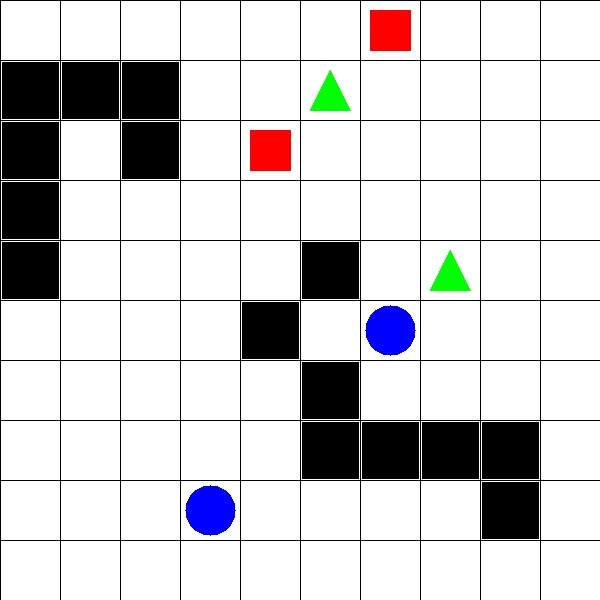
#> input picture task2_lm_set4/set-4/2. Task_Description/test_images/test_image3.jpg, 600 x 600 px
$ python detect_object.py   (Python 2 division)
#> lines starting #> are read from the running program, lines starting #| are printed output that depends on the picture; after the words box and inside, x2 and y2 are one past the last pixel; in counts of white or black regions, pixels touching at a corner belong together
import cv2
import numpy as np

def main(board_filepath):
#> called with board_filepath = 'test_images/test_image3.jpg'
    board_objects = []		# List to store output of board -- DO NOT CHANGE VARIABLE NAME
    output_list = []		# List to store final output 	-- DO NOT CHANGE VARIABLE NAME

    def sort1(l=[]):
        import math as m
        k=sorted(l)
        d=dict()
        h=0
        li=[]
        for i in k:
            li.append(tuple(i))

        for i in range(int(m.sqrt(len(l)))):
            for j in range(int(m.sqrt(len(l)))):
                d[li[h]]=[i+1,j+1,li[h][2]]
                h+=1
        s=[]
        for i in range(len(l)):
            s.append(d[li[i]])
        return(s)

    def find_shape(c):

        peri = cv2.arcLength(c, True)
        approx = cv2.approxPolyDP(c, 0.04 * peri, True)
        if len(approx) == 3:
            shape = "Triangle"
        elif len(approx) == 4:
            shape = "4-sided"
        else:
            shape = "Circle"
        return shape

    def detect_color(px):
            if px[0]>240 and px[1]<10 and px[2]<10:
                    return "blue"
            elif px[0]<10 and px[1]<10 and px[2]>240:
                    return "red"
            elif px[0]<10 and px[1]>240 and px[2]<10:
                    return "green"
            elif px[0]<10 and px[1]>240 and px[2]>240:
                    return "yellow"

    image_board = cv2.imread(board_filepath)
#> image_board is the input picture: shape (600, 600, 3); mean B, G, R 208.3, 206.9, 208
    image_board_gray=cv2.cvtColor(image_board,cv2.COLOR_BGR2GRAY)
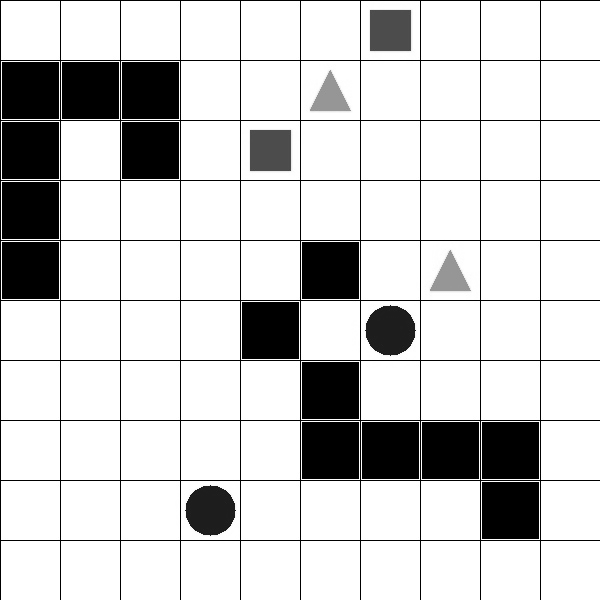
#> image_board_gray: shape (600, 600); min 0, max 255, mean 207.4
    cv2.imshow("gray",image_board_gray)
    image_board_inrange=cv2.inRange(image_board_gray,200,255)
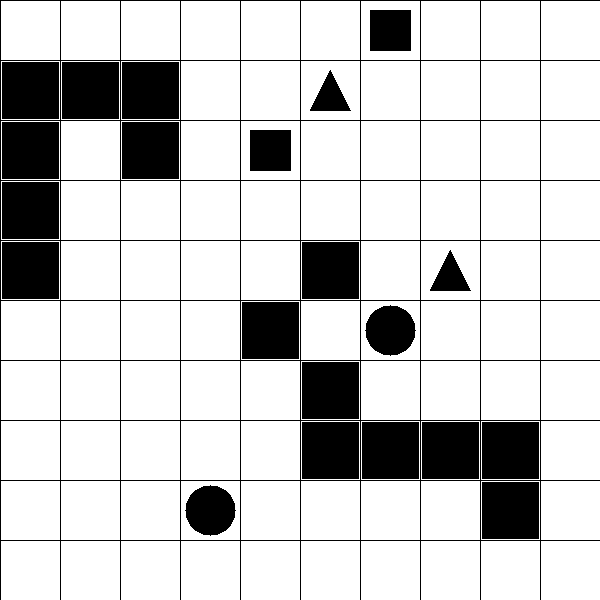
#> image_board_inrange: shape (600, 600); 80.7% white; 22 black regions
    cv2.imshow("board",image_board_inrange)

    cnts_b = cv2.findContours(image_board_inrange.copy(),cv2.RETR_TREE ,cv2.CHAIN_APPROX_SIMPLE)
#> cnts_b = 121 contours; largest, box (x1, y1, x2, y2) and area: (541, 541, 600, 600) 3364, (481, 541, 540, 600) 3364, (421, 541, 480, 600) 3364, (361, 541, 420, 600) 3364, (301, 541, 360, 600) 3364
    cnts_b = cnts_b[0]
    cnts_b1,heirarchy_b = cv2.findContours(image_board_inrange.copy(),cv2.RETR_TREE,cv2.CHAIN_APPROX_SIMPLE)
#> cnts_b1 has the same summary as cnts_b
    cv2.drawContours(image_board, cnts_b,-1, (206, 255, 39), 1)
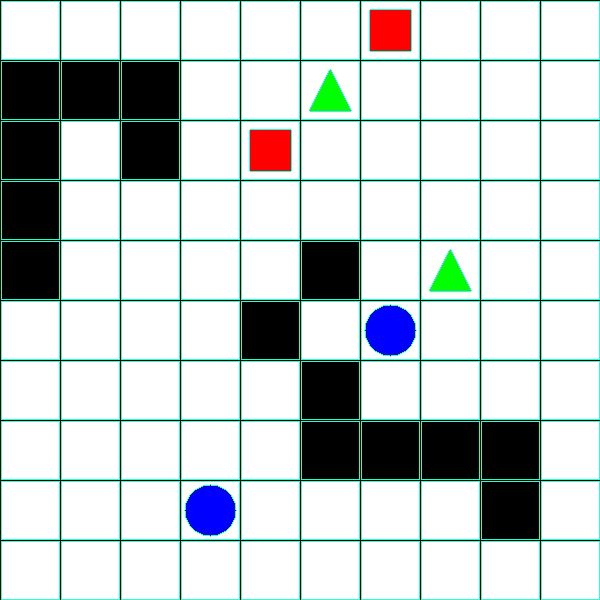
#> image_board: shape (600, 600, 3); 6.68% of pixels changed, all inside (x1, y1, x2, y2) = (1, 1, 600, 600)

    cnts_b1 = cnts_b1[0]
#> cnts_b1 = [[541, 541], [541, 599], [599, 599], [599, 541]]
    #print heirarchy_b[0]
    l_board=[]
    for j in range(0,len(heirarchy_b[0])):
        if heirarchy_b[0][j][3]==-1:
            c = cnts_b[j]
            M = cv2.moments(c)
            cX = int((M['m10'] / M['m00']))
            cY = int((M['m01'] / M['m00']))
            if heirarchy_b[0][j][2]!=-1:
                cv2.putText(image_board,str(j), (cX, cY), cv2.FONT_ITALIC,0.5, (0,0,0), 2)
            l_board.append([cX,cY,heirarchy_b[0][j][2]])
#> this loop made 121 passes
#> (c, cX, cY) on passes 1 to 11: ([[541, 541], [541, 599], [599, 599], [599, 541]], 570, 570), ([[481, 541], [481, 599], [539, 599], [539, 541]], 510, 570), ([[421, 541], [421, 599], [479, 599], [479, 541]], 450, 570), ([[361, 541], [361, 599], [419, 599], [419, 541]], 390, 570), ([[301, 541], [301, 599], [359, 599], [359, 541]], 330, 570), ([[241, 541], [241, 599], [299, 599], [299, 541]], 270, 570), ([[181, 541], [181, 599], [239, 599], [239, 541]], 210, 570), ([[121, 541], [121, 599], [179, 599], [179, 541]], 150, 570), ([[61, 541], [61, 599], [119, 599], [119, 541]], 90, 570), ([[1, 541], [1, 599], [59, 599], [59, 541]], 30, 570), ([[541, 481], [541, 539], [599, 539], [599, 481]], 570, 510)
#> c on pass 111: [[541, 1], [541, 59], [599, 59], [599, 1]]
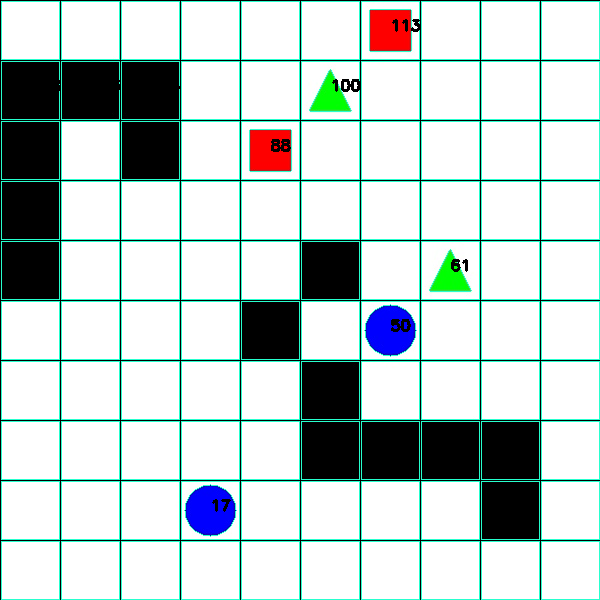
#> image_board: shape (600, 600, 3); 0.28% of pixels changed, all inside (x1, y1, x2, y2) = (59, 19, 468, 512)
#> after the loop, l_board = 100 items, first 6: [570, 570, -1], [510, 570, -1], [450, 570, -1], [390, 570, -1], [330, 570, -1], [270, 570, -1]
    l_board=sort1(l_board)
#> in sort1, `k=sorted(l)`: k = 100 items, first 6: [30, 30, -1], [30, 90, 109], [30, 150, 95], [30, 210, 82], [30, 270, 71], [30, 330, -1]
#> the loop in sort1, `for i in k:` made 100 passes
#> i on passes 1 to 12: [30, 30, -1], [30, 90, 109], [30, 150, 95], [30, 210, 82], [30, 270, 71], [30, 330, -1], [30, 390, -1], [30, 450, -1], [30, 510, -1], [30, 570, -1], [90, 30, -1], [90, 90, 107]
#> after the loop in sort1, `for i in k:`: li = 100 items, first 6: (30, 30, -1), (30, 90, 109), (30, 150, 95), (30, 210, 82), (30, 270, 71), (30, 330, -1)
#> the loop in sort1, `for i in range(int(m.sqrt(len(l)))):` made 10 passes
#> after the loop in sort1, `for i in range(int(m.sqrt(len(l)))):`: d = 100 items; h = 100
#> the loop in sort1, `for i in range(len(l)):` made 100 passes
#> after the loop in sort1, `for i in range(len(l)):`: s = 100 items, first 6: [1, 1, -1], [1, 2, 109], [1, 3, 95], [1, 4, 82], [1, 5, 71], [1, 6, -1]
#> l_board has the same summary as s in sort1
    output_object=[]
    for j in range(0,len(l_board)):
        if l_board[j][2]!=-1:
            output_object.append((l_board[j][0],l_board[j][1]))
#> this loop made 100 passes
#> after the loop, output_object = [(1, 2), (1, 3), (1, 4), (1, 5), (2, 2), (3, 2), (3, 3), (4, 9), (5, 3), (5, 6), (6, 2), (6, 5), (6, 7), (6, 8), (7, 1), (7, 6), (7, 8), (8, 5), (8, 8), (9, 8), (9, 9)]
    print output_object
#| [(1, 2), (1, 3), (1, 4), (1, 5), (2, 2), (3, 2), (3, 3), (4, 9), (5, 3), (5, 6), (6, 2), (6, 5), (6, 7), (6, 8), (7, 1), (7, 6), (7, 8), (8, 5), (8, 8), (9, 8), (9, 9)]
    cv2.imshow("contour",image_board)
    #print l_board
if __name__ == '__main__':
    board_filepath = "test_images/test_image3.jpg"
    main(board_filepath)

cv2.waitKey(0)

$ run again, with task2_lm_set4/set-4/2. Task_Description/test_images/test_image1.jpg copied over task2_lm_set4/set-4/2. Task_Description/test_images/test_image3.jpg
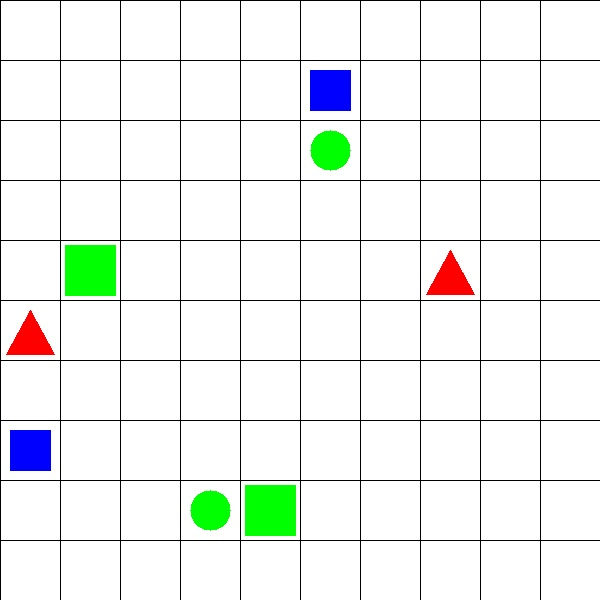
#> input picture task2_lm_set4/set-4/2. Task_Description/test_images/test_image1.jpg, 600 x 600 px
#> in main, image_board is the input picture: shape (600, 600, 3); mean B, G, R 239.4, 242.5, 238.6
#> in main, `image_board_inrange=cv2.inRange(image_board_gray,200,255)`:
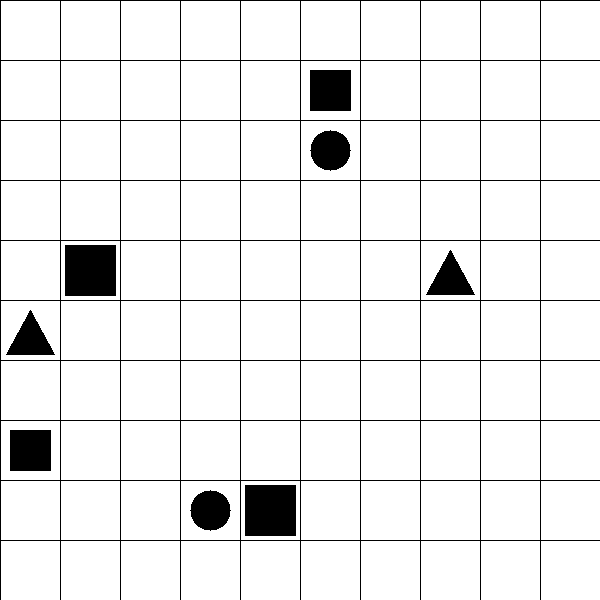
#> image_board_inrange: shape (600, 600); 93% white; 9 black regions
#> cnts_b = 108 contours; largest, box (x1, y1, x2, y2) and area: (541, 541, 600, 600) 3364, (481, 541, 540, 600) 3364, (421, 541, 480, 600) 3364, (361, 541, 420, 600) 3364, (301, 541, 360, 600) 3364
#> in main, `cnts_b1,heirarchy_b = cv2.findContours(image_board_inrange.copy(),cv2...`: cnts_b1 has the same summary as cnts_b
#> in main, `cnts_b1 = cnts_b1[0]`: cnts_b1 = [[541, 541], [541, 599], [599, 599], [599, 541]]
#> the loop in main, `for j in range(0,len(heirarchy_b[0])):` made 108 passes
#> (c, cX, cY) on passes 1 to 7: ([[541, 541], [541, 599], [599, 599], [599, 541]], 570, 570), ([[481, 541], [481, 599], [539, 599], [539, 541]], 510, 570), ([[421, 541], [421, 599], [479, 599], [479, 541]], 450, 570), ([[361, 541], [361, 599], [419, 599], [419, 541]], 390, 570), ([[301, 541], [301, 599], [359, 599], [359, 541]], 330, 570), ([[241, 541], [241, 599], [299, 599], [299, 541]], 270, 570), ([[181, 541], [181, 599], [239, 599], [239, 541]], 210, 570)
#> after the loop in main, `for j in range(0,len(heirarchy_b[0])):`:
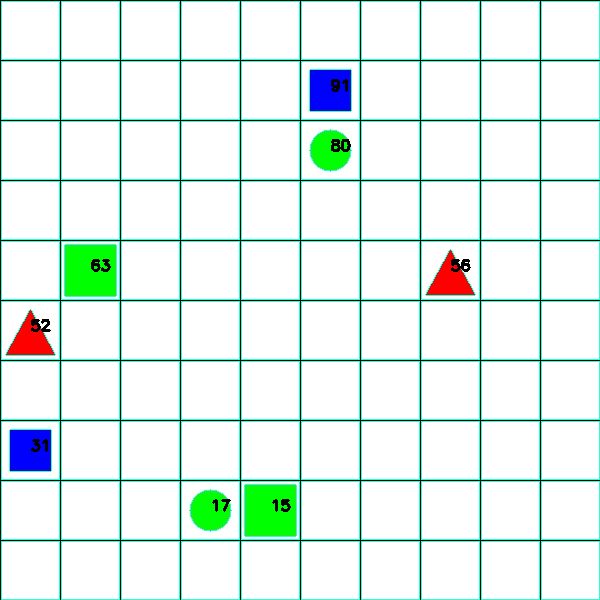
#> image_board: shape (600, 600, 3); mean B, G, R 235.9, 242, 223.8
#> after the loop in main, `for j in range(0,len(heirarchy_b[0])):`: l_board = 100 items, first 6: [570, 570, -1], [510, 570, -1], [450, 570, -1], [390, 570, -1], [330, 570, -1], [270, 570, -1]
#> k = 100 items, first 6: [30, 30, -1], [30, 90, -1], [30, 150, -1], [30, 210, -1], [30, 270, -1], [30, 330, 53]
#> the loop in sort1, `for i in k:` made 100 passes
#> after the loop in sort1, `for i in k:`: li = 100 items, first 6: (30, 30, -1), (30, 90, -1), (30, 150, -1), (30, 210, -1), (30, 270, -1), (30, 330, 53)
#> the loop in sort1, `for i in range(int(m.sqrt(len(l)))):` made 10 passes
#> after the loop in sort1, `for i in range(int(m.sqrt(len(l)))):`: d = 100 items; h = 100
#> the loop in sort1, `for i in range(len(l)):` made 100 passes
#> after the loop in sort1, `for i in range(len(l)):`: s = 100 items, first 6: [1, 1, -1], [1, 2, -1], [1, 3, -1], [1, 4, -1], [1, 5, -1], [1, 6, 53]
#> in main, `l_board=sort1(l_board)`: l_board has the same summary as s in sort1
#> the loop in main, `for j in range(0,len(l_board)):` made 100 passes
#> after the loop in main, `for j in range(0,len(l_board)):`: output_object = [(1, 6), (1, 8), (2, 5), (4, 9), (5, 9), (6, 2), (6, 3), (8, 5)]
#| [(1, 6), (1, 8), (2, 5), (4, 9), (5, 9), (6, 2), (6, 3), (8, 5)]

$ run again, with task2_lm_set4/set-4/2. Task_Description/test_images/test_image10.jpg copied over task2_lm_set4/set-4/2. Task_Description/test_images/test_image3.jpg
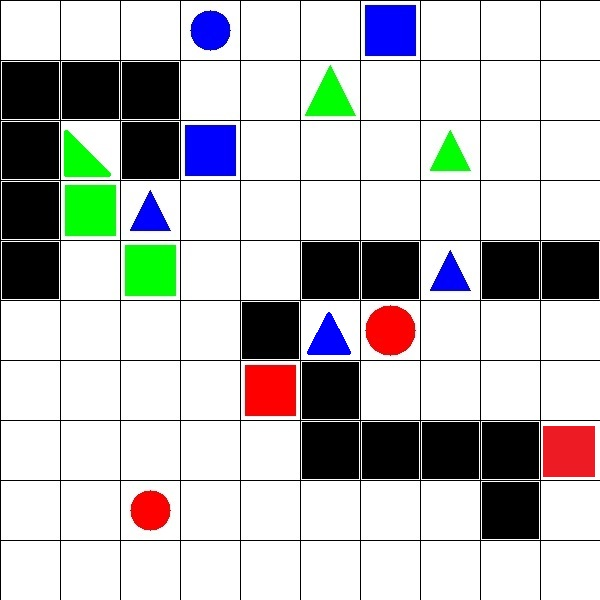
#> input picture task2_lm_set4/set-4/2. Task_Description/test_images/test_image10.jpg, 600 x 600 px
#> in main, image_board is the input picture: shape (600, 600, 3); mean B, G, R 192.7, 192.6, 192
#> in main, `image_board_inrange=cv2.inRange(image_board_gray,200,255)`:
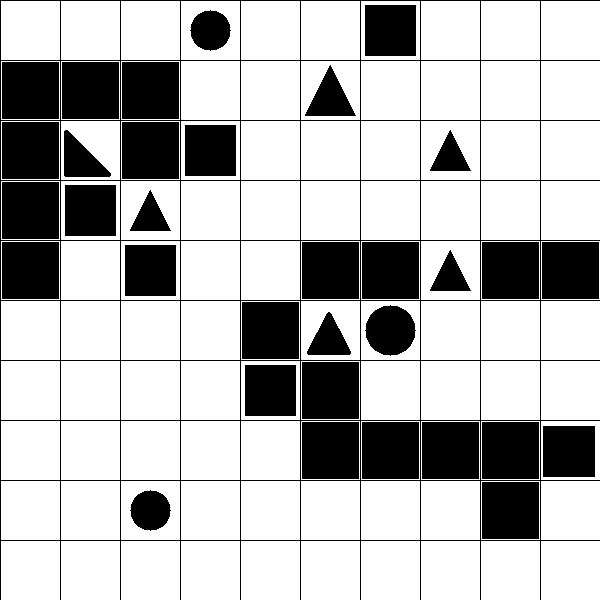
#> image_board_inrange: shape (600, 600); 73.1% white; 34 black regions
#> cnts_b = 133 contours; largest, box (x1, y1, x2, y2) and area: (541, 541, 600, 600) 3364, (481, 541, 540, 600) 3364, (421, 541, 480, 600) 3364, (361, 541, 420, 600) 3364, (301, 541, 360, 600) 3364
#> in main, `cnts_b1,heirarchy_b = cv2.findContours(image_board_inrange.copy(),cv2...`: cnts_b1 has the same summary as cnts_b
#> in main, `cnts_b1 = cnts_b1[0]`: cnts_b1 = [[541, 541], [541, 599], [599, 599], [599, 541]]
#> the loop in main, `for j in range(0,len(heirarchy_b[0])):` made 133 passes
#> (c, cX, cY) on passes 1 to 7: ([[541, 541], [541, 599], [599, 599], [599, 541]], 570, 570), ([[481, 541], [481, 599], [539, 599], [539, 541]], 510, 570), ([[421, 541], [421, 599], [479, 599], [479, 541]], 450, 570), ([[361, 541], [361, 599], [419, 599], [419, 541]], 390, 570), ([[301, 541], [301, 599], [359, 599], [359, 541]], 330, 570), ([[241, 541], [241, 599], [299, 599], [299, 541]], 270, 570), ([[181, 541], [181, 599], [239, 599], [239, 541]], 210, 570)
#> after the loop in main, `for j in range(0,len(heirarchy_b[0])):`:
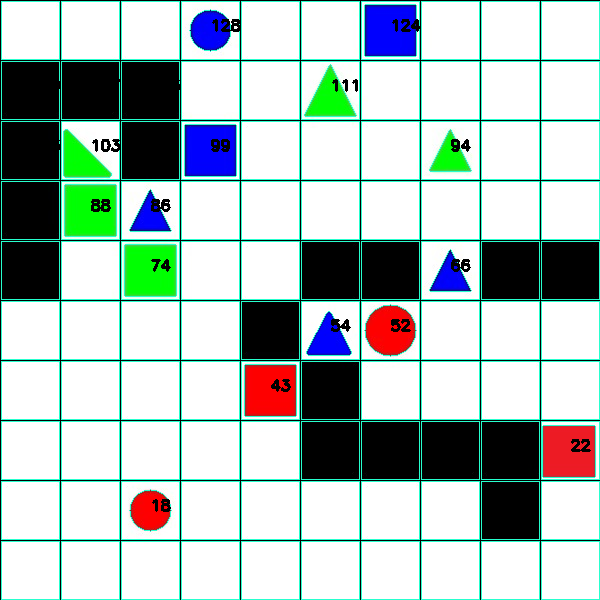
#> image_board: shape (600, 600, 3); mean B, G, R 188.4, 191.8, 175.9
#> after the loop in main, `for j in range(0,len(heirarchy_b[0])):`: l_board = 100 items, first 6: [570, 570, -1], [510, 570, -1], [450, 570, -1], [390, 570, -1], [330, 570, -1], [270, 570, -1]
#> k = 100 items, first 6: [30, 30, -1], [30, 90, 120], [30, 150, 106], [30, 210, 91], [30, 270, 78], [30, 330, -1]
#> the loop in sort1, `for i in k:` made 100 passes
#> after the loop in sort1, `for i in k:`: li = 100 items, first 6: (30, 30, -1), (30, 90, 120), (30, 150, 106), (30, 210, 91), (30, 270, 78), (30, 330, -1)
#> the loop in sort1, `for i in range(int(m.sqrt(len(l)))):` made 10 passes
#> after the loop in sort1, `for i in range(int(m.sqrt(len(l)))):`: d = 100 items; h = 100
#> the loop in sort1, `for i in range(len(l)):` made 100 passes
#> after the loop in sort1, `for i in range(len(l)):`: s = 100 items, first 6: [1, 1, -1], [1, 2, 120], [1, 3, 106], [1, 4, 91], [1, 5, 78], [1, 6, -1]
#> in main, `l_board=sort1(l_board)`: l_board has the same summary as s in sort1
#> the loop in main, `for j in range(0,len(l_board)):` made 100 passes
#> after the loop in main, `for j in range(0,len(l_board)):`: output_object = 33 pairs, first value 1 to 10, second value 1 to 9
#> (printed output is left out)

$ run again, with task2_lm_set4/set-4/2. Task_Description/test_images/test_image2.jpg copied over task2_lm_set4/set-4/2. Task_Description/test_images/test_image3.jpg
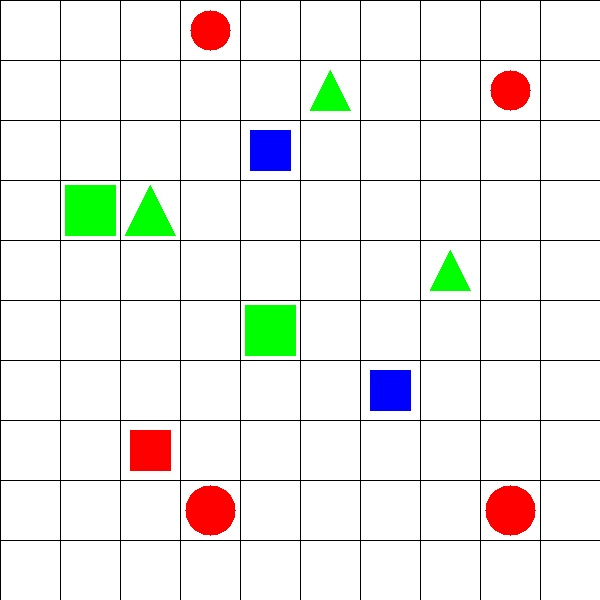
#> input picture task2_lm_set4/set-4/2. Task_Description/test_images/test_image2.jpg, 600 x 600 px
#> in main, image_board is the input picture: shape (600, 600, 3); mean B, G, R 234.9, 238.3, 238.1
#> in main, `image_board_inrange=cv2.inRange(image_board_gray,200,255)`:
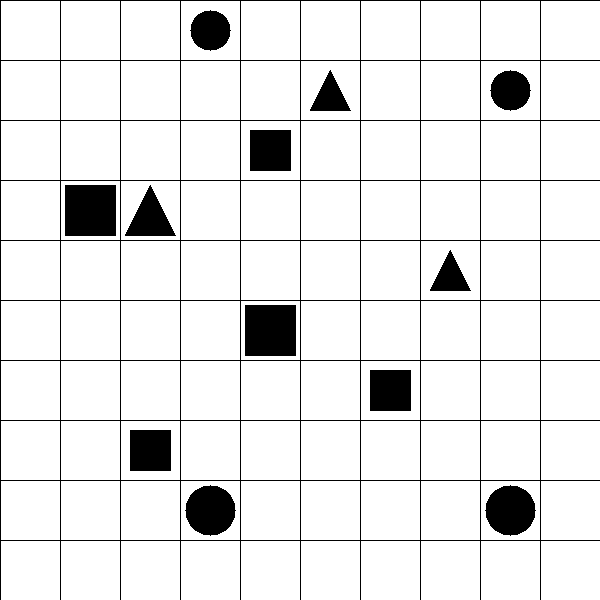
#> image_board_inrange: shape (600, 600); 91.2% white; 13 black regions
#> cnts_b = 112 contours; largest, box (x1, y1, x2, y2) and area: (541, 541, 600, 600) 3364, (481, 541, 540, 600) 3364, (421, 541, 480, 600) 3364, (361, 541, 420, 600) 3364, (301, 541, 360, 600) 3364
#> in main, `cnts_b1,heirarchy_b = cv2.findContours(image_board_inrange.copy(),cv2...`: cnts_b1 has the same summary as cnts_b
#> in main, `cnts_b1 = cnts_b1[0]`: cnts_b1 = [[541, 541], [541, 599], [599, 599], [599, 541]]
#> the loop in main, `for j in range(0,len(heirarchy_b[0])):` made 112 passes
#> (c, cX, cY) on passes 1 to 7: ([[541, 541], [541, 599], [599, 599], [599, 541]], 570, 570), ([[481, 541], [481, 599], [539, 599], [539, 541]], 510, 570), ([[421, 541], [421, 599], [479, 599], [479, 541]], 450, 570), ([[361, 541], [361, 599], [419, 599], [419, 541]], 390, 570), ([[301, 541], [301, 599], [359, 599], [359, 541]], 330, 570), ([[241, 541], [241, 599], [299, 599], [299, 541]], 270, 570), ([[181, 541], [181, 599], [239, 599], [239, 541]], 210, 570)
#> after the loop in main, `for j in range(0,len(heirarchy_b[0])):`:
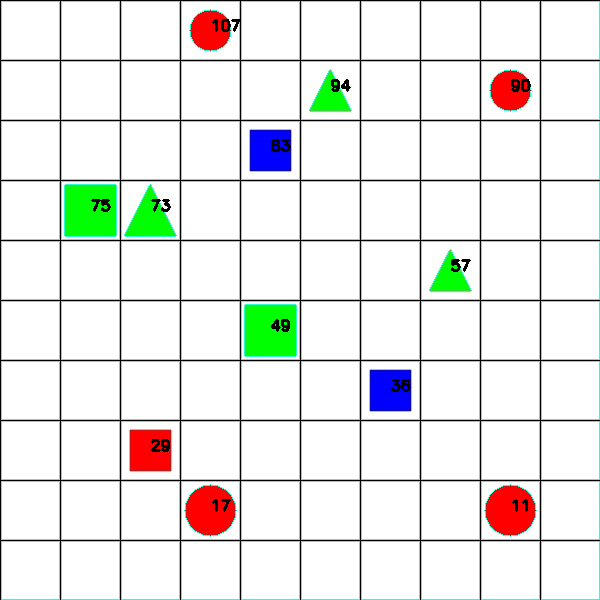
#> image_board: shape (600, 600, 3); mean B, G, R 231.2, 237.8, 222.6
#> after the loop in main, `for j in range(0,len(heirarchy_b[0])):`: l_board = 100 items, first 6: [570, 570, -1], [510, 570, -1], [450, 570, -1], [390, 570, -1], [330, 570, -1], [270, 570, -1]
#> k = 100 items, first 6: [30, 30, -1], [30, 90, -1], [30, 150, -1], [30, 210, -1], [30, 270, -1], [30, 330, -1]
#> the loop in sort1, `for i in k:` made 100 passes
#> after the loop in sort1, `for i in k:`: li = 100 items, first 6: (30, 30, -1), (30, 90, -1), (30, 150, -1), (30, 210, -1), (30, 270, -1), (30, 330, -1)
#> the loop in sort1, `for i in range(int(m.sqrt(len(l)))):` made 10 passes
#> after the loop in sort1, `for i in range(int(m.sqrt(len(l)))):`: d = 100 items; h = 100
#> the loop in sort1, `for i in range(len(l)):` made 100 passes
#> after the loop in sort1, `for i in range(len(l)):`: s = 100 items, first 6: [1, 1, -1], [1, 2, -1], [1, 3, -1], [1, 4, -1], [1, 5, -1], [1, 6, -1]
#> in main, `l_board=sort1(l_board)`: l_board has the same summary as s in sort1
#> the loop in main, `for j in range(0,len(l_board)):` made 100 passes
#> after the loop in main, `for j in range(0,len(l_board)):`: output_object = [(2, 4), (3, 4), (3, 8), (4, 1), (4, 9), (5, 3), (5, 6), (6, 2), (7, 7), (8, 5), (9, 2), (9, 9)]
#| [(2, 4), (3, 4), (3, 8), (4, 1), (4, 9), (5, 3), (5, 6), (6, 2), (7, 7), (8, 5), (9, 2), (9, 9)]
